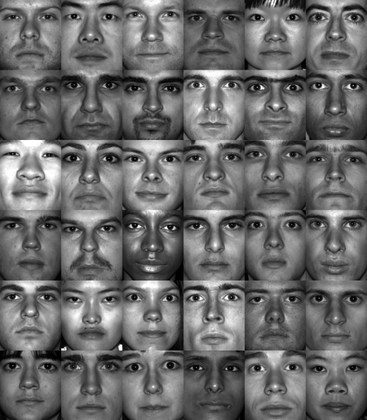
%> input picture FinalProject_POD_IMAGES/Grid_6x6.png, 367 x 420 px, shrunk from 727 x 831 before the run
$ octave ImagePreProcess.m   (GNU Octave 9; MATLAB toolbox functions it lacks are replaced by stand-ins)
%> lines starting %> are read from the running program, lines starting %| are printed output that depends on the picture
% recortar_grid_imagen.m
% Divide una imagen en 25 subimágenes (5x5) y las guarda por separado

% Cargar imagen
image_path = 'Grid_6x6.png'; % Ruta de la imagen
img = imread(image_path);
%> img is the input picture: size 420x367x3 uint8; min 0, max 255, mean 107.5
if size(img,3) == 3
    img = rgb2gray(img);  % Convertir a escala de grises si es necesario
%> img: size 420x367 uint8
end
img = im2double(img);  % Convertir a tipo double para procesamiento
%> img: size 420x367 double

% Definir tamaño del grid
grid_size = 6;
[full_height, full_width] = size(img);
%> full_height = 420; full_width = 367
cell_height = floor(full_height / grid_size);
%> cell_height = 70
cell_width = floor(full_width / grid_size);
%> cell_width = 61

% Crear carpeta de salida
output_dir = 'dataset_faces_SET2';
if ~exist(output_dir, 'dir')
    mkdir(output_dir);
end

% Recortar y guardar cada subimagen
counter = 1;
for row = 0:grid_size-1
    for col = 0:grid_size-1
        y1 = row * cell_height + 1;
        y2 = y1 + cell_height - 1;
        x1 = col * cell_width + 1;
        x2 = x1 + cell_width - 1;

        subimg = img(y1:y2, x1:x2);
        filename = fullfile(output_dir, sprintf('face_%d.png', counter));
        imwrite(subimg, filename);
        fprintf('Guardado: %s\n', filename);
        counter = counter + 1;
    end
end
%> this loop made 6 passes
%| Guardado: dataset_faces_SET2/face_6.png
%| Guardado: dataset_faces_SET2/face_12.png
%| Guardado: dataset_faces_SET2/face_18.png
%| Guardado: dataset_faces_SET2/face_24.png
%| Guardado: dataset_faces_SET2/face_30.png
%| Guardado: dataset_faces_SET2/face_36.png
%> pass 1, `for col = 0:grid_size-1 y1 = row * cell_height + 1; y2 = y1 + cell_hei..`:
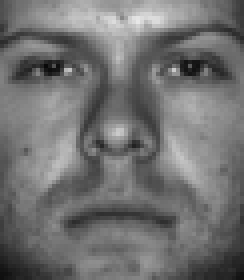
%> saved as face_1.png: size 70x61 uint8 (shown 4 times larger); min 9, max 231, mean 113.2
%> pass 1, `for col = 0:grid_size-1 y1 = row * cell_height + 1; y2 = y1 + cell_hei..`:
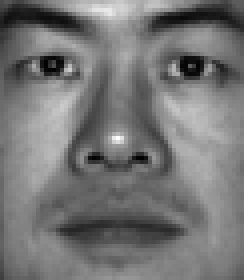
%> saved as face_2.png: size 70x61 uint8 (shown 4 times larger); min 0, max 255, mean 117.8
%> pass 1, `for col = 0:grid_size-1 y1 = row * cell_height + 1; y2 = y1 + cell_hei..`:
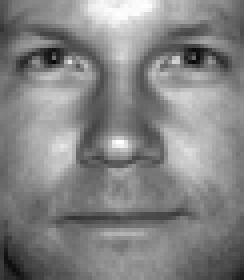
%> saved as face_3.png: size 70x61 uint8 (shown 4 times larger); min 9, max 255, mean 131.5
%> pass 1, `for col = 0:grid_size-1 y1 = row * cell_height + 1; y2 = y1 + cell_hei..`:
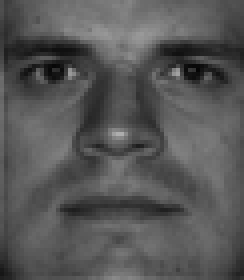
%> saved as face_4.png: size 70x61 uint8 (shown 4 times larger); min 5, max 174, mean 86.6
%> after the loop, counter = 37
